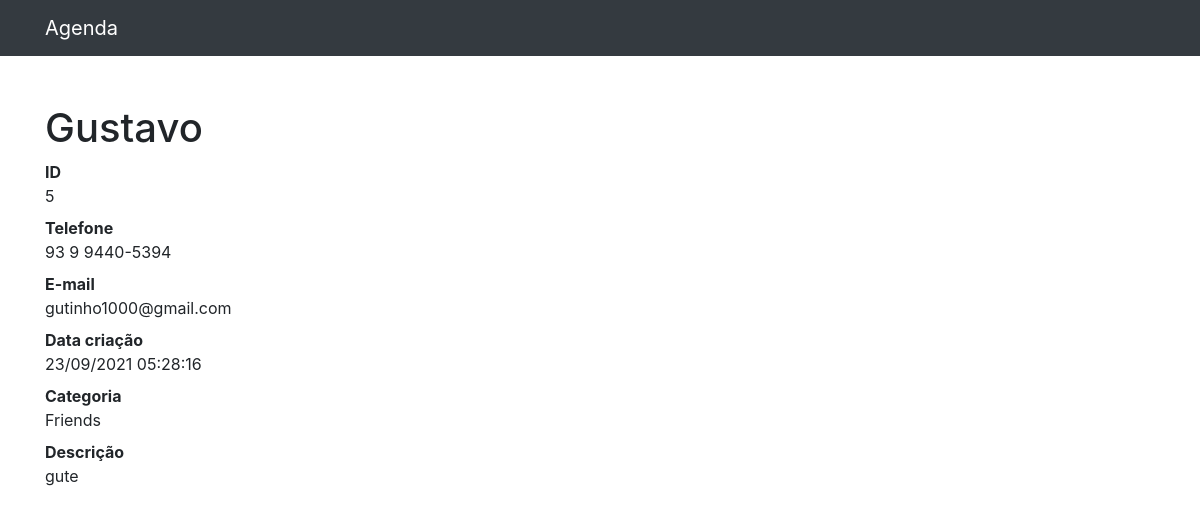
The page /5 on the database its author committed.
### contatos/models.py (models this page shows, shortened)
class Contact(models.Model):
    name = models.CharField(max_length=255)
    surname = models.CharField(max_length=255, blank=True)
    phone = models.CharField(max_length=255)
    email = models.CharField(max_length=255, blank=True)
    create_date = models.DateTimeField(default=timezone.now())
    description = models.TextField(blank=True)
    category = models.ForeignKey(Category, on_delete=models.DO_NOTHING)
    show = models.BooleanField(default=True)

class Category(models.Model):
    name = models.CharField(max_length=255)
    def __str__(self):
        return self.name

### contatos/views.py (the view)
# urls.py: path('<int:contact_id>', views.search_contact, name="search_contact"),
def search_contact(request, contact_id):
    contact = get_object_or_404(Contact, id=contact_id)
    return render(request, 'contatos/search_contact.html', {
        'contact': contact
    })

### contatos/templates/contatos/search_contact.html (shortened to what this page needs)
{% load static %}
<!DOCTYPE html>
<html lang="pt">
<head>
  <link href="{% static 'vendor/bootstrap/css/bootstrap.min.css' %}" rel="stylesheet">
</head>
<body>
  <nav class="navbar navbar-expand-lg navbar-dark bg-dark static-top">
    <div class="container">
      <a class="navbar-brand" href="/">Agenda</a>
    </div>
  </nav>
  <div class="container">
    <div class="row">
      <div class="col-lg-12">
        <h1 class="mt-5">{{ contact.name }}</h1>
        <dl>
          <dt>ID</dt>
          <dd>{{ contact.id }}</dd>
          <dt>Telefone</dt>
          <dd>{{ contact.phone }}</dd>
          <dt>E-mail</dt>
          <dd>{{ contact.email }}</dd>
          <dt>Data criação</dt>
          <dd>{{ contact.create_date|date:'d/m/Y H:i:s' }}</dd>
          <dt>Categoria</dt>
          <dd>{{ contact.category }}</dd>
          <dt>Descrição</dt>
          <dd>
            {{ contact.description }}
          </dd>
        </dl>
      </div>
    </div>
  </div>
</body>
</html>

### rows shown on the page
Contact: name "Gustavo", id "5", phone "93 9 9440-5394", email "gutinho1000@gmail.com", create_date "23/09/2021 05:28:16", category "Friends", description "gute"
